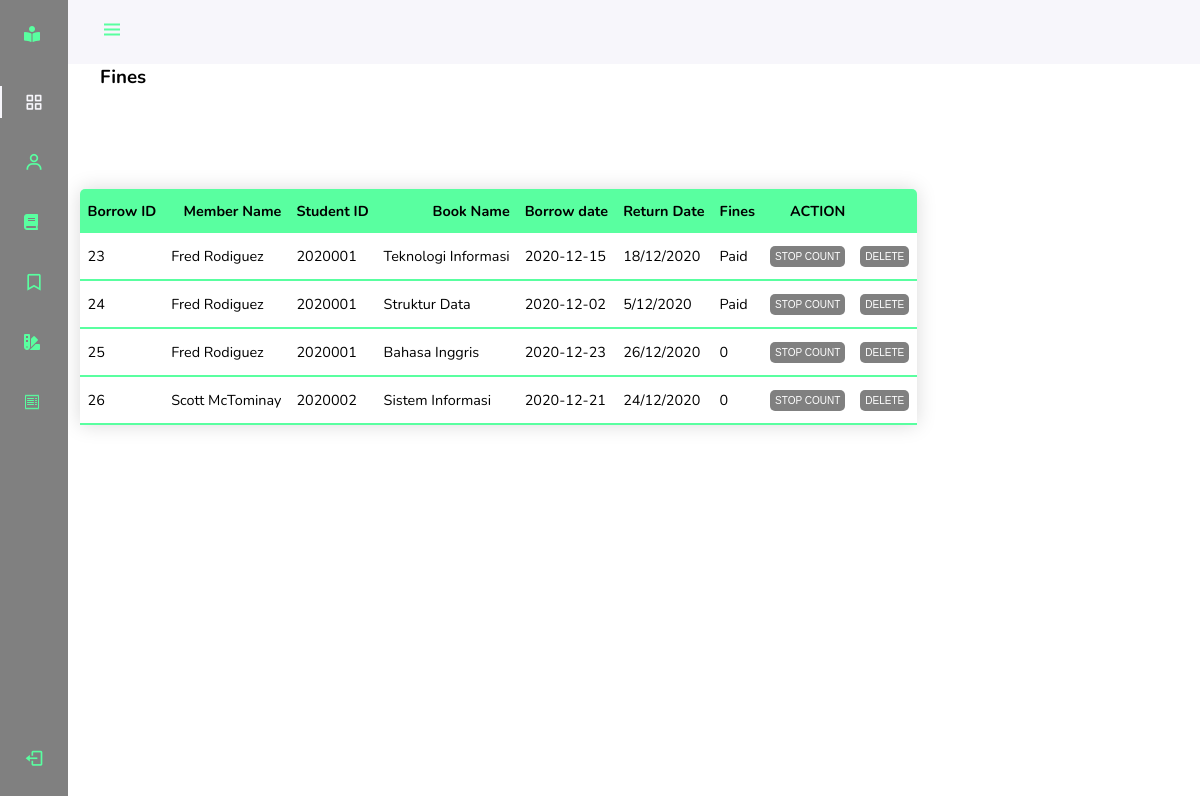
The app's page /admin/fines.php with its own data.
### tables this page shows
CREATE TABLE `borrow` (
  `borrowId` int(255) NOT NULL,
  `adminId` int(10) NOT NULL,
  `BooksId` int(11) NOT NULL,
  `StudentName` varchar(25) NOT NULL,
  `id_student` int(11) NOT NULL,
  `bookName` varchar(30) NOT NULL,
  `borrowDate` varchar(12) NOT NULL,
  `returnDate` varchar(12) NOT NULL,
  `fine` varchar(100) NOT NULL
);

### admin/fines.php (the view, shortened to what this page needs)
<?php
require '../includes/db-inc.php';
 ?>
<!DOCTYPE html>
<html lang="en" dir="ltr">
  <head>
    <link href='https://cdn.jsdelivr.net/npm/boxicons@2.0.5/css/boxicons.min.css' rel='stylesheet'>
    <link rel="stylesheet" href="https://cdnjs.cloudflare.com/ajax/libs/font-awesome/5.15.1/css/all.min.css">
    <link rel="stylesheet" href="assets/css/styles.css">
  </head>
  <body id="body-pd">
    <header class="header" id="header">
        <div class="header__toggle">
            <i class='bx bx-menu' id="header-toggle"></i>
        </div>
    </header>
    <div class="l-navbar" id="nav-bar">
        <nav class="nav">
            <div>
                <a href="#" class="nav__logo">
                    <i class="fas fa-book-reader" style="font-size: 24; color:#59ffa0"></i>
                </a>
                <div class="nav__list">
                    <a href="dashboard.php" class="nav__link active">
                    <i class='bx bx-grid-alt nav__icon' ></i>
                    </a>
                    <a href="users.php" class="nav__link">
                        <i class='bx bx-user nav__icon' ></i>
                    </a>
                    <a href="bookstable.php" class="nav__link">
                        <i class="fas fa-book"></i>
                    </a>
                    <a href="viewstudents.php" class="nav__link">
                        <i class='bx bx-bookmark nav__icon' ></i>
                    </a>
                    <a href="borrowedbooks.php" class="nav__link">
                        <i class='fas fa-swatchbook' ></i>
                    </a>
                    <a href="fines.php" class="nav__link">
                    </a>
                </div>
            </div>
            <a href="../Main page/logout.php" class="nav__link">
                <i class='bx bx-log-out nav__icon' ></i>
            </a>
        </nav>
    </div>
    <h3>Fines</h3>
	<div class="container">
		<div class="panel panel-default">
		  <table class="content-table-fines">
		          <thead>
		               <tr>
		                  <th>Borrow ID</th>
		                  <th>Member Name</th>
		                  <th>Student ID</th>
		                  <th>Book Name</th>
		                  <th>Borrow date</th>
		                  <th>Return Date</th>
		                  <th>Fines</th>
                          <th>ACTION</th>
                          <th></th>
		                </tr>
		          </thead>
		           <?php
                  		$sql = "SELECT * FROM borrow";
                  		$query = mysqli_query($conn, $sql);
                  		while($row = mysqli_fetch_assoc($query)) {
                   ?>
		          <tbody>
		            <tr>
		             <td><?php echo $row['borrowId']; ?></td>
		             <td><?php echo $row['StudentName']; ?></td>
		             <td><?php echo $row['id_student']; ?></td>
		             <td><?php echo $row['bookName']; ?></td>
		             <td><?php echo $row['borrowDate']; ?></td>
		             <td><?php echo $row['returnDate']; ?></td>
		             <td><?php echo $row['fine']; ?></td>
		             <td><form action="fines.php" method="post">
                      <button class="stop-count" class="btn btn-warning" name="del">STOP COUNT</button>
                     	</form>
		             </td>
                     <form method='post' action='fines.php'>
                        <td><button class="delete-button-fines" name='delete' type='submit' value='Delete' class='btn btn-warning' onclick='return Delete()'>DELETE</button></td>
                        </form>
		            </tr>
		            <?php } ?>
		         </tbody>
		   </table>
	  </div>
	</div>
  </body>
</html>

### admin/assets/css/styles.css (style rules this page uses)
:root { --header-height: 3rem; --nav-width: 68px; --first-color: #59ffa0; --first-color-light: #AFA5D9; --white-color: #F7F6FB; --second-color :gray; --third-color :#caf0f8; --body-font: 'Nunito', sans-serif; --normal-font-size: 1rem; --body-font2: 'Quicksand', sans-serif; --z-fixed: 100; }
*,::before,::after { box-sizing: border-box; }
body { position: relative; margin: var(--header-height) 0 0 0; padding: 0 1rem; font-family: var(--body-font); font-size: var(--normal-font-size); transition: .5s; }
a { text-decoration: none; }
.header { width: 100%; height: var(--header-height); position: fixed; top: 0; left: 0; display: flex; align-items: center; justify-content: space-between; padding: 0 1rem; background-color: var(--white-color); z-index: var(--z-fixed); transition: .5s; }
.header__toggle { color: var(--first-color); font-size: 1.5rem; cursor: pointer; }
.l-navbar { position: fixed; top: 0; left: -30%; width: var(--nav-width); height: 100vh; background-color: var(--second-color); padding: .5rem 1rem 0 0; transition: .5s; z-index: var(--z-fixed); }
.nav { height: 100%; display: flex; flex-direction: column; justify-content: space-between; overflow: hidden; }
.nav__logo, .nav__link { display: grid; grid-template-columns: max-content max-content; align-items: center; column-gap: 1rem; padding: .5rem 0 .5rem 1.5rem; font-family: var(--body-font2); }
.nav__logo { margin-bottom: 2rem; }
.nav__link { position: relative; color: var(--first-color); margin-bottom: 1.5rem; transition: .3s; }
.nav__icon { font-size: 1.25rem; }
.active { color: var(--white-color); }
.active::before { content: ''; position: absolute; left: 0; width: 2px; height: 32px; background-color: var(--white-color); }
.delete-button-fines { background-color: gray; color: white; border: none; padding: 5px 5px; border-radius: 5px; font-size: x-small; }
.stop-count { background-color: gray; color: white; border: none; padding: 5px 5px; border-radius: 5px; font-size: x-small; }
.content-table-fines { border-collapse: collapse; margin: 25px 0; font-size: 0.9em; border-radius: 5px 5px 0 0; overflow: hidden; box-shadow: 0 0 20px rgba(0, 0, 0, 0.15); position: absolute; top: 100px; left: 80px; }
.content-table-fines thead tr { background-color: #59ffa0; font-weight: bold; text-align: end; }
.content-table-fines th, .content-table-fines td { padding: 12px 7.5px; }
.content-table-fines tbody tr:last-of-type { border-bottom: 2px solid #59ffa0; }
@media screen and (min-width: 768px) { body { margin: calc(var(--header-height) + 1rem) 0 0 0; padding-left: calc(var(--nav-width) + 2rem); } }
@media screen and (min-width: 768px) { .header { height: calc(var(--header-height) + 1rem); padding: 0 2rem 0 calc(var(--nav-width) + 2rem); } }
@media screen and (min-width: 768px) { .l-navbar { left: 0; padding: 1rem 1rem 0 0; } }

### records on screen
borrow: borrowId "23", StudentName "Fred Rodiguez", id_student "2020001", bookName "Teknologi Informasi", borrowDate "2020-12-15", returnDate "18/12/2020", fine "Paid"
borrow: borrowId "24", StudentName "Fred Rodiguez", id_student "2020001", bookName "Struktur Data", borrowDate "2020-12-02", returnDate "5/12/2020", fine "Paid"
borrow: borrowId "25", StudentName "Fred Rodiguez", id_student "2020001", bookName "Bahasa Inggris", borrowDate "2020-12-23", returnDate "26/12/2020", fine "0"
borrow: borrowId "26", StudentName "Scott McTominay", id_student "2020002", bookName "Sistem Informasi", borrowDate "2020-12-21", returnDate "24/12/2020", fine "0"
